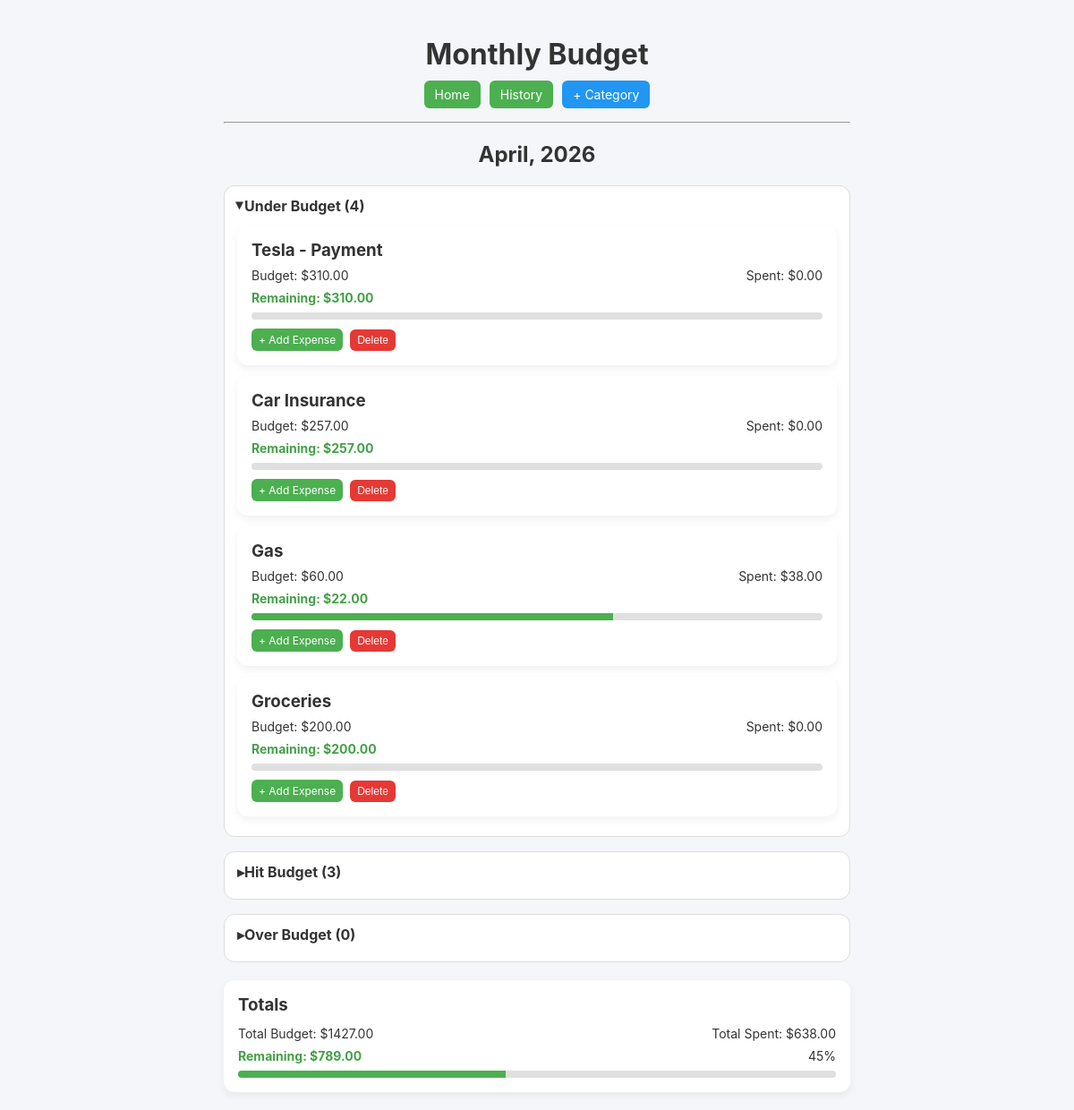
The page / on the database its author committed.
### tables this page shows
CREATE TABLE categories (
            id INTEGER PRIMARY KEY AUTOINCREMENT,
            name TEXT NOT NULL,
            budget REAL NOT NULL
        );

### app.py (the view)
@app.route("/")
def index():
    conn = get_db()
    now = datetime.now()
    month = now.strftime("%Y-%m")
    month_label = now.strftime("%B, %Y")
    items, total_budget, total_spent = get_month_report(conn, month)
    under_budget, hit_budget, over_budget = split_by_budget(items)
    total_remaining = total_budget - total_spent
    total_progress_pct = (total_spent / total_budget * 100) if total_budget > 0 else 0
    conn.close()
    return render_template(
        "index.html",
        under_budget=under_budget,
        hit_budget=hit_budget,
        over_budget=over_budget,
        month_label=month_label,
        total_budget=total_budget,
        total_spent=total_spent,
        total_remaining=total_remaining,
        total_progress_pct=total_progress_pct
    )

### app.py (called while the page is built)
@app.template_filter('currency')
def currency(value):
    try:
        return "%.2f" % float(value)
    except (TypeError, ValueError):
        return value

def get_db():
    conn = sqlite3.connect("database.db")
    conn.row_factory = sqlite3.Row
    return conn

def get_month_report(conn, month):
    categories = conn.execute("SELECT * FROM categories").fetchall()
    items = []
    total_budget = 0
    total_spent = 0
    for cat in categories:
        spent = conn.execute("""
            SELECT COALESCE(SUM(amount), 0) as total
            FROM expenses
            WHERE category_id = ? AND date LIKE ?
        """, (cat["id"], f"{month}%")).fetchone()["total"]
        item = {
            "id": cat["id"],
            "name": cat["name"],
            "budget": cat["budget"],
            "spent": spent,
            "remaining": cat["budget"] - spent
        }
        items.append(item)
        total_budget += cat["budget"]
        total_spent += spent
    return items, total_budget, total_spent

def split_by_budget(items):
    under_budget = []
    hit_budget = []
    over_budget = []
    for item in items:
        if item["remaining"] < 0:
            over_budget.append(item)
        elif item["remaining"] == 0:
            hit_budget.append(item)
        else:
            under_budget.append(item)
    return under_budget, hit_budget, over_budget

### templates/index.html (shortened to what this page needs)
{% extends "layout.html" %}
{% block content %}
<h2 style="text-align:center;">{{ month_label }}</h2>
<details open class="budget-section">
    <summary>Under Budget ({{ under_budget|length }})</summary>
    {% if under_budget %}
        {% for item in under_budget %}
        <div class="card">
            <h3>{{ item.name }}</h3>
            <div class="amounts">
                <span>Budget: ${{ item.budget | currency }}</span>
                <span>Spent: ${{ item.spent | currency }}</span>
            </div>
            <div class="amounts">
                <span class="remaining positive">
                    Remaining: ${{ item.remaining | currency }}
                </span>
            </div>
            <div class="progress-bar">
                <div class="progress-fill positive"
                     style="width: {{ (item.spent / item.budget * 100) if item.budget > 0 else 0 }}%">
                </div>
            </div>
            <div style="margin-top:10px; display:flex; gap:8px; align-items:center;">
                <a href="/add_expense?category_id={{ item.id }}" class="btn btn-small">
                    + Add Expense
                </a>
                <form method="POST" action="/delete_category" style="margin:0;">
                    <button type="submit" class="btn btn-small btn-danger">
                        Delete
                    </button>
                </form>
            </div>
        </div>
        {% endfor %}
    {% else %}
        <p class="empty-state">No categories under budget.</p>
    {% endif %}
</details>
<details class="budget-section">
    <summary>Hit Budget ({{ hit_budget|length }})</summary>
</details>
<details class="budget-section">
    <summary>Over Budget ({{ over_budget|length }})</summary>
</details>
<div class="summary-card">
    <h3>Totals</h3>
    <div class="amounts">
        <span>Total Budget: ${{ total_budget | currency }}</span>
        <span>Total Spent: ${{ total_spent | currency }}</span>
    </div>
    <div class="amounts">
        <span class="remaining {% if total_remaining < 0 %}negative{% else %}positive{% endif %}">
            {% if total_remaining < 0 %}
                Over by ${{ (total_remaining * -1) | currency }}
            {% else %}
                Remaining: ${{ total_remaining | currency }}
            {% endif %}
        </span>
        <span>{{ total_progress_pct | round(0, 'common') | int }}%</span>
    </div>
    <div class="progress-bar summary-progress">
        <div class="progress-fill {% if total_remaining < 0 %}negative{% else %}positive{% endif %}"
             style="width: {{ total_progress_pct if total_progress_pct <= 100 else 100 }}%;">
        </div>
    </div>
</div>
{% endblock %}

### templates/layout.html (shortened to what this page needs)
<!DOCTYPE html>
<html>
<head>
    <link rel="stylesheet" href="{{ url_for('static', filename='style.css') }}">
</head>
<body>
    <div class="container">
        <h1>Monthly Budget</h1>
        <div class="nav">
            {% block nav %}
            <a href="/" class="btn">Home</a>
            <a href="/history" class="btn">History</a>
            <a href="/add_category" class="btn btn-secondary">+ Category</a>
            {% endblock %}
        </div>
        <hr>
        {% block content %}{% endblock %}
    </div>
</body>
</html>

### static/style.css (style rules this page uses)
body { font-family: -apple-system, BlinkMacSystemFont, "Segoe UI", Roboto, sans-serif; background: #f4f6f9; margin: 0; color: #333; }
.container { max-width: 700px; margin: auto; padding: 20px; }
h1 { text-align: center; margin-bottom: 10px; }
.nav { display: flex; justify-content: center; gap: 10px; margin-bottom: 15px; flex-wrap: wrap; align-items: center; }
.card { background: white; padding: 16px; margin: 12px 0; border-radius: 12px; box-shadow: 0 4px 10px rgba(0,0,0,0.06); }
.summary-card { background: white; padding: 16px; margin: 20px 0 0; border-radius: 12px; box-shadow: 0 4px 10px rgba(0,0,0,0.06); }
.summary-card h3 { margin: 0 0 12px 0; }
.summary-progress { margin-top: 12px; }
.card h3 { margin: 0 0 8px 0; }
.amounts { display: flex; justify-content: space-between; margin: 8px 0; font-size: 14px; }
.remaining { font-weight: bold; }
.positive { color: #43a047; }
.progress-bar { height: 8px; background: #e0e0e0; border-radius: 10px; overflow: hidden; margin-top: 8px; }
.progress-fill { height: 100%; background: #4CAF50; }
.progress-fill.positive { background: #4CAF50; }
button, .btn { background: #4CAF50; color: white; border: none; padding: 7px 12px; border-radius: 6px; cursor: pointer; text-decoration: none; font-size: 14px; }
.btn-secondary { background: #2196F3; }
.btn-danger { background: #e53935; }
.budget-section { border: 1px solid #ddd; border-radius: 12px; padding: 12px 14px 10px; margin-bottom: 16px; background: #ffffff; }
.budget-section summary { font-size: 16px; font-weight: 700; cursor: pointer; list-style: none; margin-bottom: 10px; }
.budget-section summary::before { content: "▸ "; display: inline-block; transition: transform 0.2s ease; }
.budget-section[open] summary::before { transform: rotate(90deg); }
.btn-small { font-size: 12px; padding: 5px 8px; }
form { margin-top: 10px; }

### rows shown on the page
categories: name "Tesla - Payment", budget "310.00", spent "0.00", remaining "310.00"
categories: name "Car Insurance", budget "257.00", spent "0.00", remaining "257.00"
categories: name "Gas", budget "60.00", spent "38.00", remaining "22.00"
categories: name "Groceries", budget "200.00", spent "0.00", remaining "200.00"

### other values the page prints
{{ under_budget|length }} "4"
{{ hit_budget|length }} "3"
{{ over_budget|length }} "0"
{{ total_budget | currency }} "1427.00"
{{ total_spent | currency }} "638.00"
{{ total_remaining | currency }} "789.00"
{{ total_progress_pct | round(0, 'common') | int }} "45"
